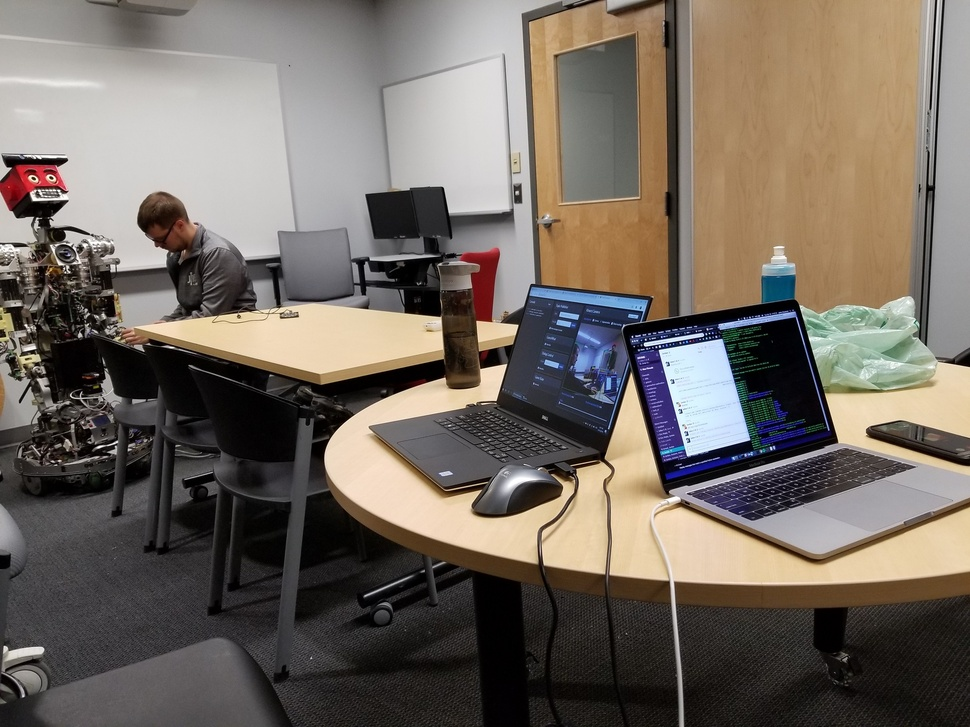
#> input picture tests/segmentation_quality_tests/images/S8-1920x1440.jpg, 970 x 727 px, shrunk from 1920 x 1440 before the run, given in place of the camera
$ python zone_detection_noros.py   (older library calls are emulated)
#> lines starting #> are read from the running program, lines starting #| are printed output that depends on the picture; after the words box and inside, x2 and y2 are one past the last pixel; in counts of white or black regions, pixels touching at a corner belong together
import cv2
import numpy as np
from enum import Enum

# The idea:
# The player zone will be defined by the body_tracking lib
# Where a player close enough from the robot will be selected
# While Idle state should just try and look for humans
# The object area should be pre-found on boot
# The object area will be recognized by a set of colors
# The colors will come from post-its/papers
# The object area should be setable via the dashboard in case of errors
# The object area will default at (0, 0) motor position

# https://www.sciencedirect.com/science/article/pii/S0898122112002787 comparable

# Tracked colors
class TrackingColor(Enum):
    FUCHSIA = 1
    #GREEN = 2

#Hue range of tracked colors
TRACKED_COLORS_HUE = {
   # TrackingColor.GREEN: [25, 85],
    TrackingColor.FUCHSIA: [150, 180]
}

# Todo: We could use more corners
#UPPER_LEFT = [TrackingColor.FUCHSIA, TrackingColor.GREEN]
#BOTTOM_RIGHT = [TrackingColor.GREEN, TrackingColor.FUCHSIA]

video_capture = cv2.VideoCapture(0)

while True:
    _, frame = video_capture.read()  # Read the next image from the camera
#> frame is the input picture: shape (727, 970, 3); mean B, G, R 98.5, 107.2, 116.1
    hsv = cv2.cvtColor(frame, cv2.COLOR_BGR2HSV)
#> hsv: shape (727, 970, 3); mean H, S, V 54.3, 58.9, 119

    # Blur
    hsv = cv2.blur(hsv, (3, 3), (-1, -1))
#> hsv: shape (727, 970, 3); mean H, S, V 54.3, 58.9, 119

    # Filter out low saturation pixels
    mask = cv2.inRange(hsv, (0, 40, 0), (255, 255, 255))
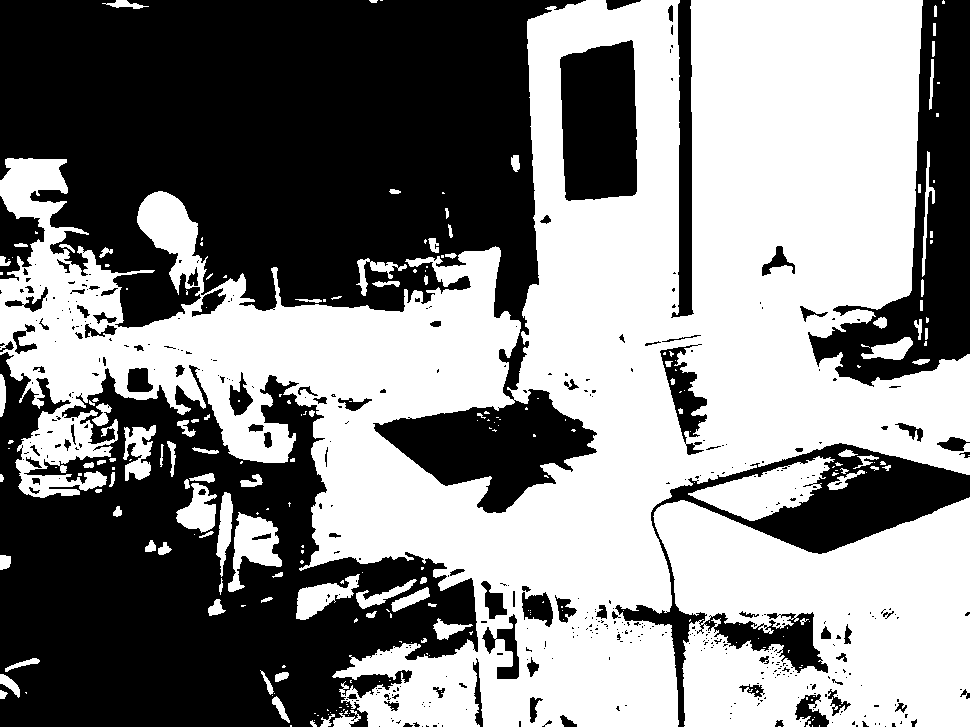
#> mask: shape (727, 970); 52.7% white; 458 black regions (362 under 20 px), largest, box (x1, y1, x2, y2) and area: (0, 0, 597, 513) 158303, (0, 352, 478, 727) 101803, (808, 0, 970, 387) 23450
    hsv = cv2.bitwise_and(frame, frame, mask=mask)

    hue = hsv[:, :, 0] # Convert to single channel hue representation

    cv2.imshow("Hue representation", hue)

    # Noise reduction equivalent to erosion + dilatation filters
    hue = cv2.morphologyEx(hue, cv2.MORPH_OPEN, None, iterations=2)
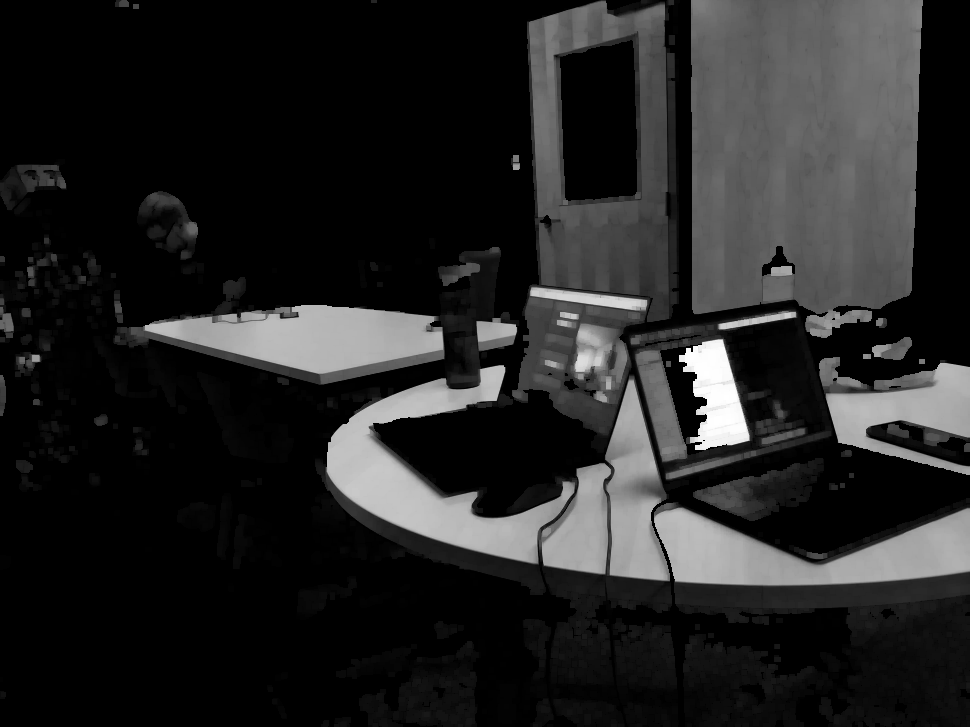
#> hue: shape (727, 970); min 0, max 255, mean 36.8

    hsv[:, :, 0] = hue
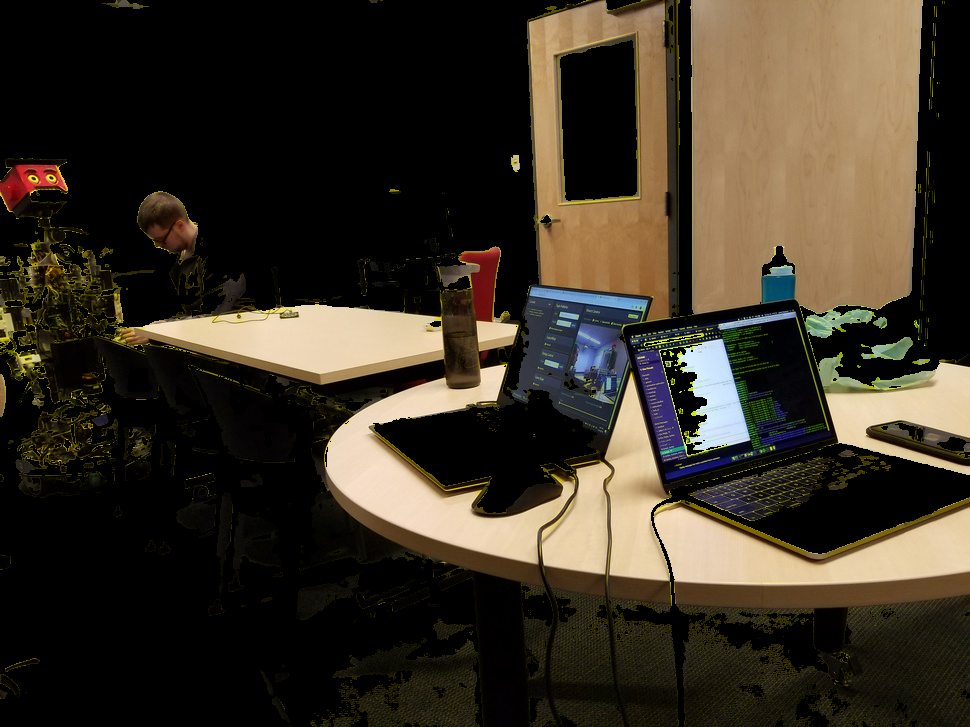
#> hsv: shape (727, 970, 3); mean B, G, R 36.8, 50.2, 58.3
    cv2.imshow("Filtered HSV", hsv)
    test = cv2.cvtColor(hsv, cv2.COLOR_HSV2BGR)
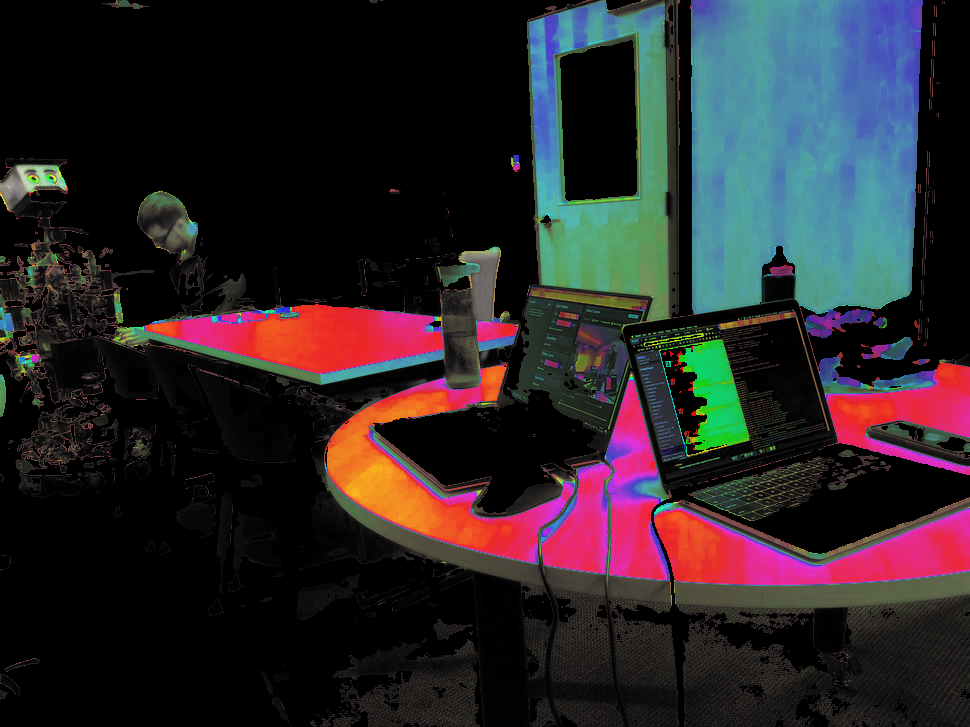
#> test: shape (727, 970, 3); mean B, G, R 40.7, 37.6, 43
    cv2.imshow("Filtered HSV 2", hsv)

    found_colors = {}

    for tracked_color in TrackingColor:
        [color_min, color_max] = TRACKED_COLORS_HUE[tracked_color]
        masked_image=cv2.inRange(hue, color_min, color_max)
        cv2.imshow("Masked image", masked_image)
        _, contours, _ = cv2.findContours(
            masked_image,
            cv2.RETR_LIST,
            cv2.CHAIN_APPROX_SIMPLE
        )

        def filter_contour(contour):
            perimeter = cv2.arcLength(contour, True)
            approx = cv2.approxPolyDP(contour, 0.04 * perimeter, True)
            return len(approx) == 4

        filtered_contours = filter(filter_contour, contours)

        found_colors[tracked_color] = map(cv2.boundingRect, filtered_contours)
#> this loop made 1 pass
#> pass 1, `masked_image=cv2.inRange(hue, color_min, color_max)`:
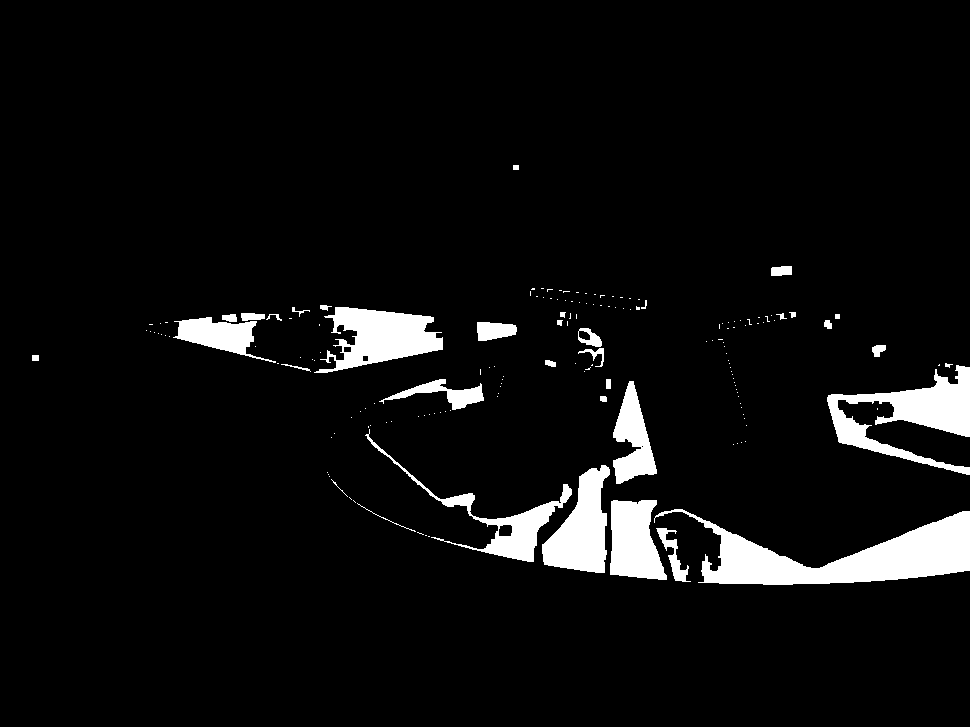
#> masked_image: shape (727, 970); 5.7% white; 167 white regions (131 under 20 px), largest, box (x1, y1, x2, y2) and area: (654, 509, 970, 585) 10220, (827, 365, 970, 475) 5932, (314, 307, 443, 373) 4712
#> after the loop, found_colors = 1 item

    (image_width, image_height) = hue.shape
#> image_width = 727; image_height = 970
    for found_color in found_colors:
        for (x, y, w, h) in found_colors[found_color]:
            if w > 20 and h > 20 and w < 0.4*image_width and h < 0.4*image_height: #todo, find appropriate thresholds for the area
                cv2.rectangle(frame, (x,y), (x+w,y+h), (255, 0, 0), 2)
#> this loop made 1 pass
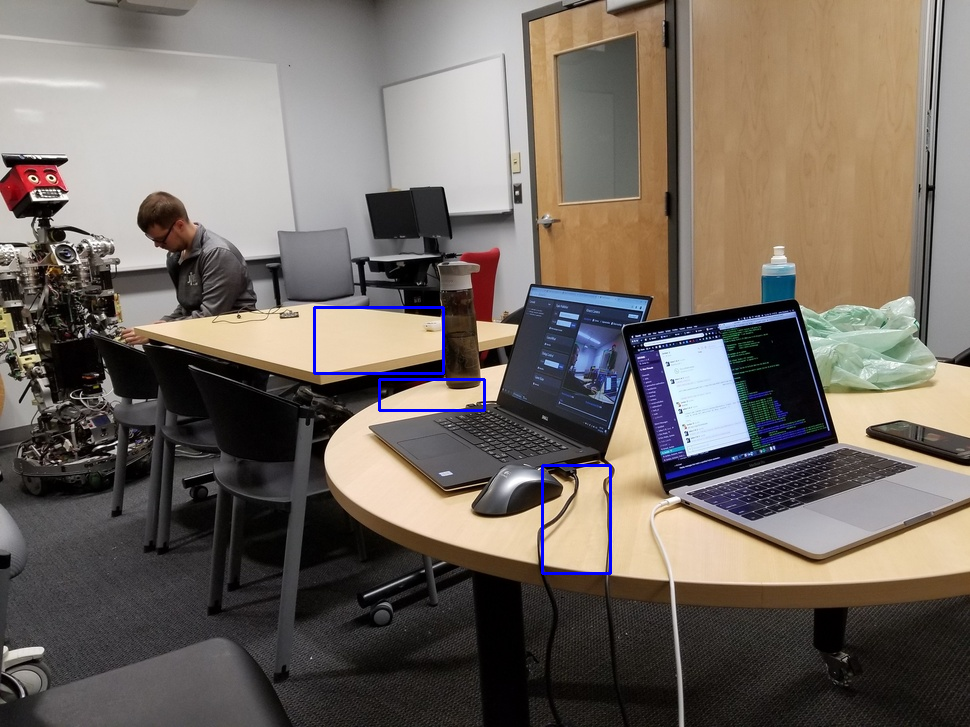
#> frame: shape (727, 970, 3); 0.43% of pixels changed, all inside (x1, y1, x2, y2) = (313, 306, 612, 575)


    #cv2.imshow('Hue1', tracked_hues)
    cv2.imshow('Result', frame)

    if cv2.waitKey(1) & 0xFF == ord('q'):
#> (key q is pressed here)
        break

video_capture.release()
cv2.destroyAllWindows()

$ run again, on tests/segmentation_quality_tests/images/kinect-640x480.jpg
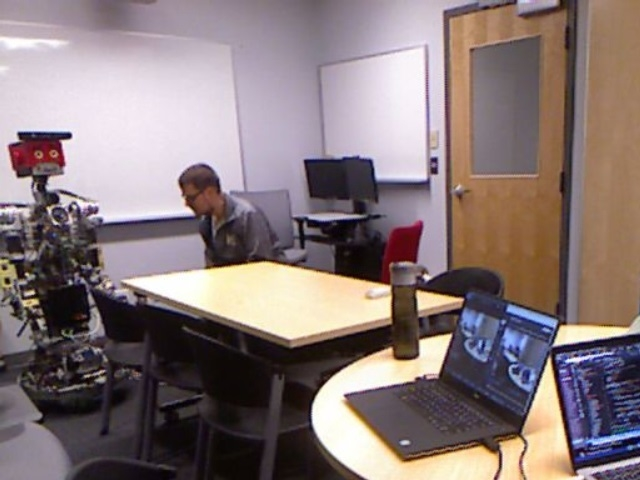
#> input picture tests/segmentation_quality_tests/images/kinect-640x480.jpg, 640 x 480 px, given in place of the camera
#> frame is the input picture: shape (480, 640, 3); mean B, G, R 121.2, 120.8, 135.6
#> `mask = cv2.inRange(hsv, (0, 40, 0), (255, 255, 255))`:
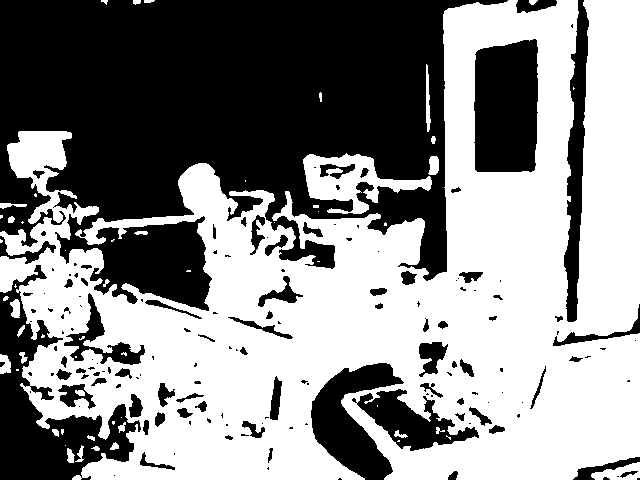
#> mask: shape (480, 640); 54.4% white; 159 black regions (88 under 20 px), largest, box (x1, y1, x2, y2) and area: (0, 0, 508, 311) 98424, (0, 265, 141, 480) 10691, (474, 39, 538, 172) 7879
#> after the loop `for tracked_color in TrackingColor:`: found_colors = 1 item
#> the loop `for found_color in found_colors:` made 1 pass
#> after the loop `for found_color in found_colors:`:
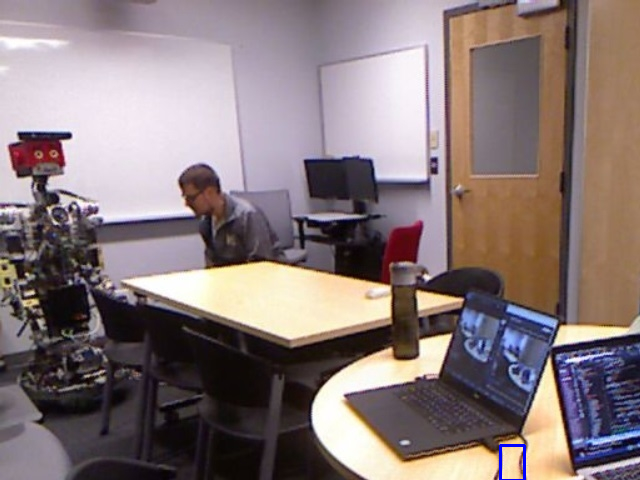
#> frame: shape (480, 640, 3); 0.1% of pixels changed, all inside (x1, y1, x2, y2) = (499, 444, 526, 480)
